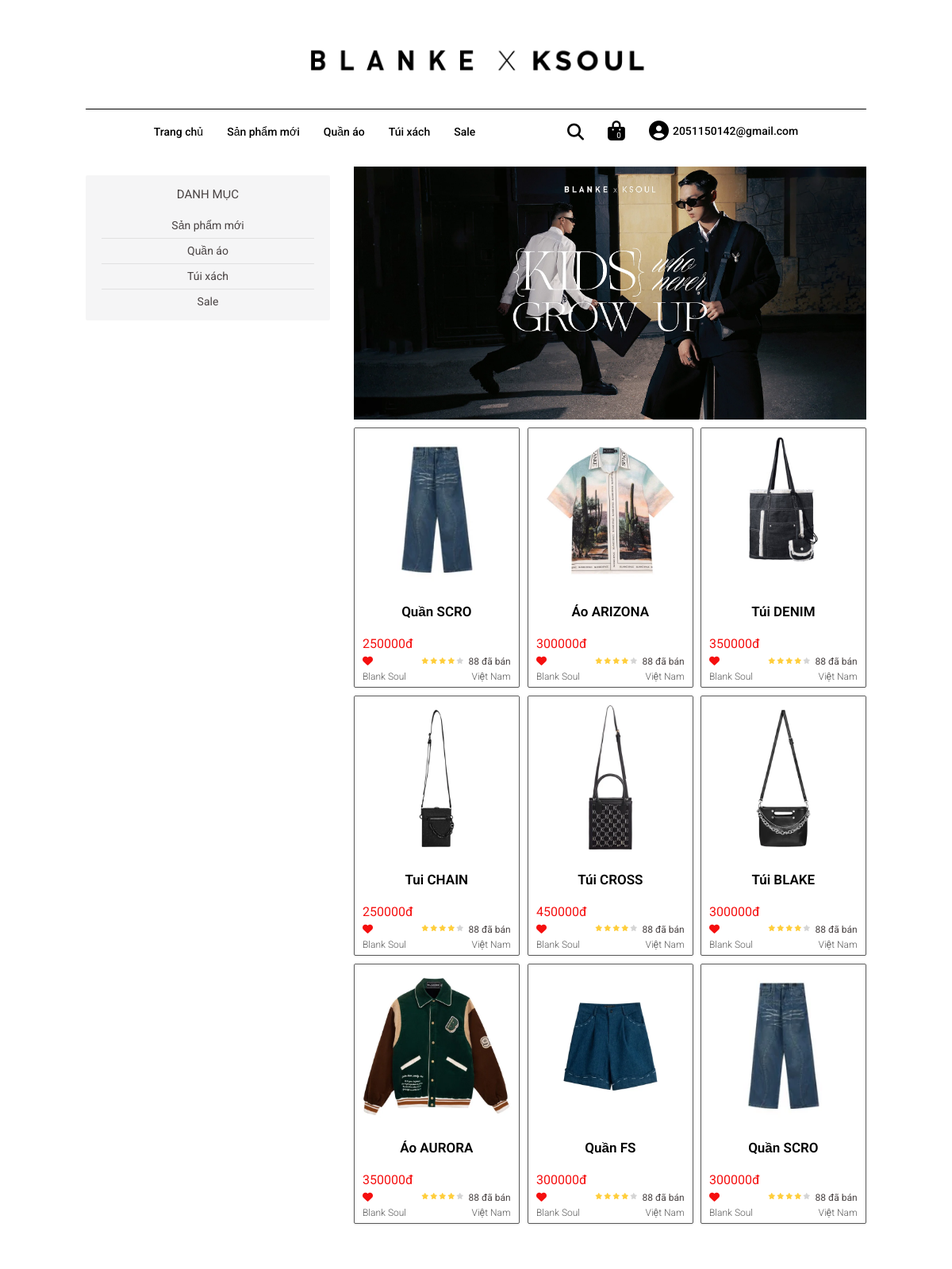
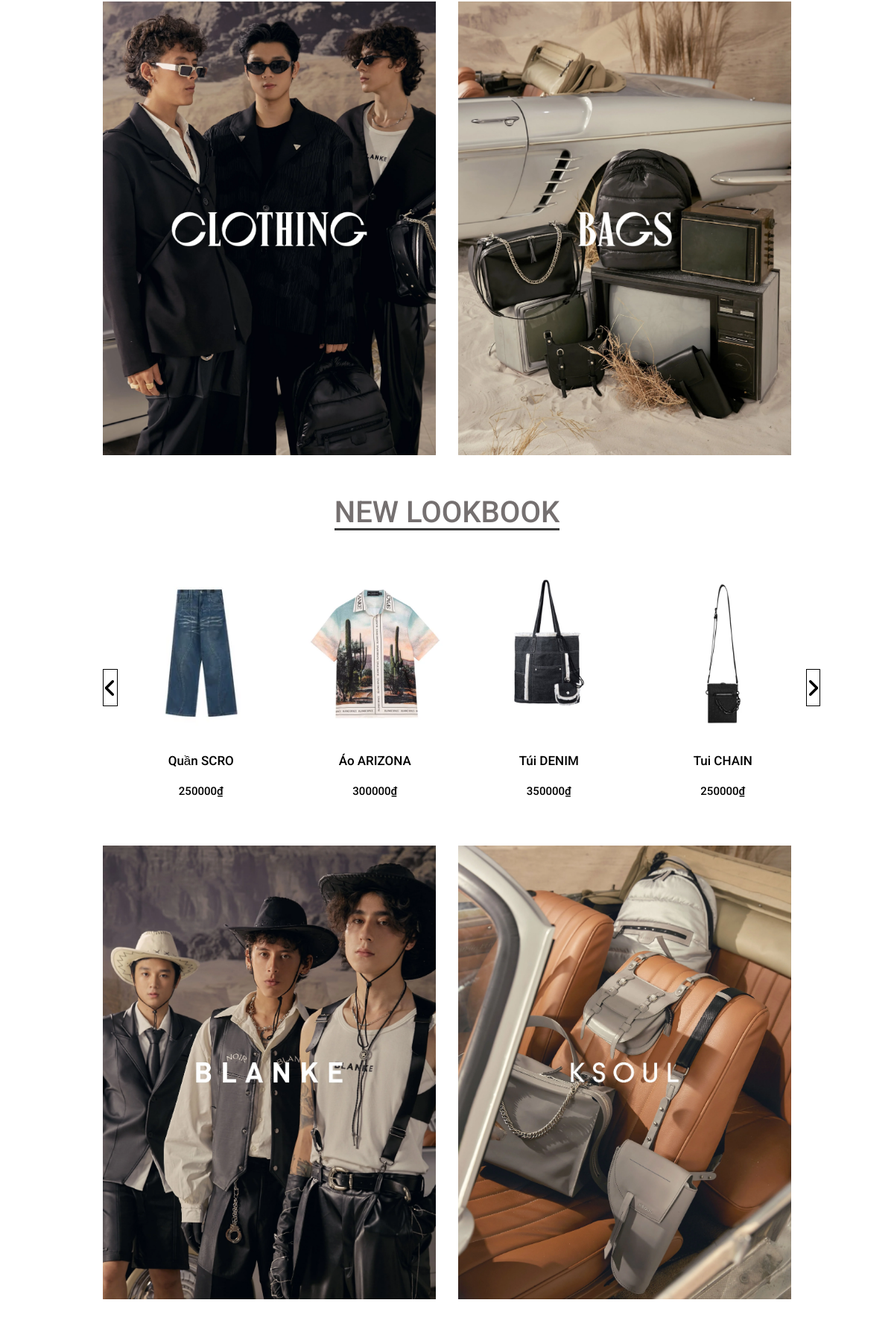
/index.php (signed in, upper part), run on the app's committed database (2 pictures, top to bottom).
### tables this page shows
CREATE TABLE `list` (
  `id` int(10) NOT NULL,
  `catename` varchar(150) NOT NULL
);

### model/pdo.php (called while the page is built, shortened)
<?php
function pdo_get_connection(){
    $dburl = "mysql:host=localhost;dbname=blank;charset=utf8";
    $username = 'root';
    $password = '';
    $conn = new PDO($dburl, $username, $password);
    $conn->setAttribute(PDO::ATTR_ERRMODE, PDO::ERRMODE_EXCEPTION);
    return $conn;
}
function pdo_query($sql){
    $sql_args = array_slice(func_get_args(), 1);
    try{
        $conn = pdo_get_connection();
        $stmt = $conn->prepare($sql);
        $stmt->execute($sql_args);
        $rows = $stmt->fetchAll();
        return $rows;
    }
    catch(PDOException $e){
        throw $e;
    }
    finally{
        unset($conn);
    }
}

### model/danhmuc.php (called while the page is built)
<?php
    function load_dm(){
        $sql = "SELECT * FROM `list`";
        $list = pdo_query($sql);
        return $list;
    }
?>

### model/sanpham.php (called while the page is built, shortened)
<?php
    function load_spm(){
        $sql = " SELECT * FROM `san-pham` where 1 order by id desc limit 0,9";
        $spm = pdo_query($sql);
        return $spm;
    }
?>

### index.php (the view, shortened to what this page needs)
<?php
    include "./model/pdo.php";
    include "./model/danhmuc.php";
    include "./model/sanpham.php";
    $spm = load_spm();
    $list = load_dm();
?>
<!DOCTYPE html>
<html lang="en">
<head>
    <link rel="stylesheet" href="https://cdnjs.cloudflare.com/ajax/libs/normalize/8.0.1/normalize.min.css" />
    <link rel="stylesheet" href="./assect/css/owl.carousel.min.css">
    <link rel="stylesheet" href="./assect/css/owl.theme.default.css">
    <link rel="stylesheet" href="./assect/css/main.css">
    <link rel="stylesheet" href="./assect/css/list.css">
    <link rel="stylesheet" href="./assect/css/base.css">
    <link rel="stylesheet" href="./assect/css/grid.css">
    <link rel="stylesheet" href="./assect/css/responsive.css">
    <link rel="stylesheet" href="https://cdnjs.cloudflare.com/ajax/libs/font-awesome/6.4.2/css/all.min.css" />
</head>
<body onload="loadslsp()">
    <div class="app">
        <header class="header ">
            <div class="grid wide">
                <div class="header__logo col ">
                    <a href="index.php" class="header__logo-img ">
                        <img src="./assect/img/logo-header/logo.webp" alt="lộc"  class="header__logo-img">
                    </a>
                </div>
                <div class="header__menu hide-on-mobile-tablet hide-on-mobile">
                    <nav class="main-nav">
                        <ul id="menu-main-menu">
                            <li class="menu-item  ">
                                <a href="index.php" class="header__menu-item" >Trang chủ</a>
                            </li>
                            <li class="menu-item  ">
                                <a href="sanphammoi.php" class="header__menu-item">Sản phẩm mới</a>
                            </li>
                            <li class="menu-item  ">
                                <a href="quan-ao-moi.php" class="header__menu-item">Quần áo</a>
                            </li>
                            <li class="menu-item   ">
                                <a href="tuixachmoi.php" class="header__menu-item">Túi xách</a>
                            </li>
                            <li class="menu-item  ">
                                <a href="sale.php" class="header__menu-item">Sale</a>
                            </li>
                        </ul>
                    </nav>
                    <div class="header__search">
                        <div class="search" id="sea">
                            <div type="button" data-show="#search" id="search-des">
                                <i class="search-des-menu fa-solid fa-magnifying-glass"></i>
                            </div>
                        </div>
                        <div class="search-cart">
                            <a class="cart-head" href="gio-hang.php" >
                                <i class="brightness-img fa-solid fa-bag-shopping"></i>
                                <span id="cart-quantity" class="hd-cart-count">0</span>
                            </a>
                        </div>
                        <div class="search">
                            <div class="search__menu-item ">
                                <i class="account-menu fa-solid fa-circle-user"></i>
                                <?php
                                    if(isset($_SESSION['email'])){
                                        extract($_SESSION['email']);
                                ?>
                                    <a href="donhang.php" class="login-item"><?php echo $email?></a>
                                <?php
                                    }else{
                                ?>
                                <a href="login.php" class="login-item">
                                    Login
                                </a>
                                <?php }?>
                            </div>
                        </div>
                    </div>
                </div>
            </div>
        </header>
        <div class="app_container">
            <div class="grid wide">
                <div class="row">
                    <div class="col l-4 m-0 c-0">
                        <nav class="category">
                            <h3 class="category__heading">
                                Danh mục
                            </h3>
                            <ul class="category-list">
                                <?php
                                    foreach ($list as $cate) {
                                        extract($cate);
                                        $linkcate = "cate.php?danhmuc&iddm=".$id;
                                        echo '
                                            <li class="category-item ">
                                                <a href="'.$linkcate.'" class="category-item__link">'.$catename.' </a>
                                            </li>
                                        ';
                                    }
                                ?>
                            </ul>
                        </nav>
                    </div>
                    <div class="col l-8 m-12 c-12">
                    <div class="grid">
                        <div class="app_slidebar" >
                            <div class="app_sliderbar-btn">
                                <div class="slidebar-btn l-12 m-12 c-12" >
                                    <a href="">
                                        <img class="slidebar-btn__img l-12 m-12 c-12" src="./assect/img/slide/slideshow_1.webp"  alt="">
                                    </a>
                                </div>
                            </div>
                        </div>
                    </div>
                        <div class="home_product">
                            <div class="row sm-gutter">
                                <?php
                                    foreach ($spm as $sp) {
                                        extract($sp);
                                        $linksp =  "./products/spct.php?id=".$id;
                                        echo '
                                            <div class="col l-4 m-4 c-6">
                                                <a class="home_product-item" href="'.$linksp.'">
                                                    <img src="./assect/img/product/'.$img.'" alt="" class="home_product-item__img">
                                                    <h4 class="home_product-item__name">'.$name.' </h4>
                                                    <div class="home_product-item__price">
                                                        <span class="home_product-item__price-current">'.$price.'đ</span>
                                                    </div>
                                                    <div class="home_product-item__action">
                                                        <span class="home_product-item__like home_product-item__like--liked">
                                                            <i class="home_product-item__like-icon-fill fa-solid fa-heart"></i>
                                                        </span>
                                                        <div class="home_product-item__rating">
                                                            <i class="home_product-item__star--gold fa-solid fa-star"></i>
                                                            <i class="home_product-item__star--gold fa-solid fa-star"></i>
                                                            <i class="home_product-item__star--gold fa-solid fa-star"></i>
                                                            <i class="home_product-item__star--gold fa-solid fa-star"></i>
                                                            <i class="fa-solid fa-star"></i>
                                                        </div>
                                                        <span class="home_product-item__sold">88 đã bán</span>
                                                    </div>
                                                    <div class="home_product-item__origin">
                                                        <span class="home_product-item__brand">Blank Soul</span>
                                                        <span class="home_product-item__origin-name">Việt Nam</span>
                                                    </div>
                                                </a>
                                            </div>
                                        ';
                                    }
                                ?>
                            </div>
                        </div>
                    </div>
                </div>
            </div>
            <div class="grid wide">
                <div class="col">
                    <div class="app_container-btn">
                        <div class="home-product">
                            <div class="home-product-item ">
                                <div class="home-product-zoom">
                                    <a href="sanphammoi.php">
                                        <img src="./assect/img/home-product-item/xxx_4.webp" alt="" class="home-product-img ">
                                    </a>
                                </div>
                                <div class="home-product-zoom">
                                    <a href="sanphammoi.php">
                                        <img src="./assect/img/home-product-item/xxx_5.webp" alt="" class="home-product-img ">
                                    </a>
                                </div>
                            </div>
                            <div class="home-product__lookbook l-12">
                                <div class="lookbook-product row">
                                    <h3>
                                        NEW LOOKBOOK
                                    </h3>
                                </div>
                                <div class="lookbook-product__item ">
                                    <div class="lookbook-product__list ">
                                        <div class="lookbook-product__seller owl-prev">
                                            <i class="lookbook-product__icon fa-solid fa-angle-left"></i>
                                        </div>
                                        <div class="lookbook__owl   owlDesign  owl-carousel  owl-theme owl-loaded l-12 " >
                                            <?php
                                                foreach ($spm as $sp) {
                                                    extract($sp);
                                                    $linksp =  "./products/spct.php?id=".$id;
                                                    echo '
                                                            <div class="lookbook-product__owl   owl-stage-outer" ><div class="single-product">
                                                            <div class="product-img " >
                                                                <a href="'.$linksp.'">
                                                                    <img src="./assect/img/product/'.$img.'" alt="" class="lookbook-product__img visible-xs">
                                                                    <img src="./assect/img/product/'.$img.'" alt="" class="lookbook-product__img">
                                                                    <img src="./assect/img/product/'.$img.'" alt="" class="ookbook-product__img lookbook-product__img">
                                                                </a>
                                                                        <a href="'.$linksp.'" class=" " data-handle="/products/aefit-shirt">
                                                                        </a>
                                                            </div>
                                                            <div class="product-content">
                                                                <h2><a href="'.$linksp.'">'.$name.'</a></h2>
                                                                <div class="product-price">
                                                                    <div class="price-box">
                                                                        <span class="regular-price">'.$price.'₫</span>
                                                                    </div>
                                                                </div>
                                                            </div>
                                                        </div></div>
                                                    ';
                                                }
                                            ?>
                                        </div>
                                        <div class="lookbook-product__seller owl-next">
                                            <i class="lookbook-product__icon fa-solid fa-angle-right"></i>
                                        </div>
                                    </div>
                                </div>
                            </div>
                        </div>
                        <div class="home-product">
                            <div class="home-product-item ">
                                <div class="home-product-zoom">
                                    <a href="sanphammoi.php">
                                        <img src="./assect/img/home-product-item/xxx_6.webp" alt="" class="home-product-img ">
                                    </a>
                                </div>
                                <div class="home-product-zoom">
                                    <a href="sanphammoi.php">
                                        <img src="./assect/img/home-product-item/xxx_7.webp" alt="" class="home-product-img ">
                                    </a>
                                </div>
                            </div>
                        </div>
                    </div>
                </div>
            </div>
        </div>
    </div>
</body>
</html>

### data on the page
list: catename "Sản phẩm mới"
list: catename "Quần áo"
list: catename "Túi xách"
list: catename "Sale"
san-pham: img (picture), name "Quần SCRO", price "250000"
san-pham: img (picture), name "Áo ARIZONA", price "300000"
san-pham: img (picture), name "Túi DENIM", price "350000"
san-pham: img (picture), name "Tui CHAIN", price "250000"
san-pham: img (picture), name "Túi CROSS", price "450000"
san-pham: img (picture), name "Túi BLAKE", price "300000"
san-pham: img (picture), name "Áo AURORA", price "350000"
san-pham: img (picture), name "Quần FS", price "300000"
san-pham: img (picture), name "Quần SCRO", price "300000"

### other printed values
$email "2051150142@gmail.com"
